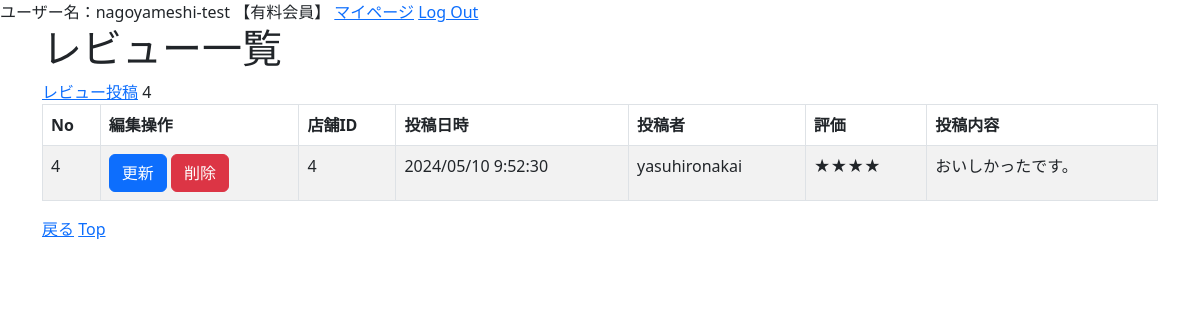
The app's page /main/reviewlist/4 (signed in) with its own data.
### accounts/models.py (models this page shows)
class CustomUser(AbstractUser):
    is_subscribed = models.BooleanField(default=False, verbose_name='有料会員')
    cord_number = models.CharField(max_length=200,verbose_name='カードNo',null=True,blank=True)
    date_of_expiry = models.CharField(max_length=200, verbose_name='有効期限',null=True,blank=True)
    security_key = models.CharField(max_length=200, verbose_name='セキュリティキー',null=True,blank=True)
    class Meta:
        verbose_name_plural = 'CustomUser'

### main/models.py (models this page shows, shortened)
class Review(models.Model):
    restaurantid =models.PositiveIntegerField(default=0)
    datetime = models.CharField(max_length=200)
    username = models.CharField(max_length=200)
    evaluation = models.CharField(max_length=10)
    postcontent = models.CharField(max_length=2000)

### main/views.py (the view)
# urls.py: path('main/reviewlist/<int:pk>',views.ReviewListView.as_view(), name="review_list"),
class ReviewListView(ListView):
    model = Review
    paginate_by = 5
    template_name = 'main/Review_List.html'
    def get_queryset(self):
        pk = self.kwargs['pk']
        if pk is None:
            pk = self.request.GET.get('restaurantid')
        queryset = Review.objects.filter( Q( restaurantid = pk))
        return queryset
    def get_context_data(self, **kwargs):
        restaurantid = self.kwargs['pk']
        context = super(ReviewListView, self).get_context_data(**kwargs)
        context.update({
            'restaurantid': restaurantid,
        })
        return context

### main/templates/main/Review_List.html (shortened to what this page needs)
{% extends "base.html" %}
{% block content %}
<h1>レビュー一覧</h1>
<a href="{% url 'review_create' %}?keyword={{ keyword }}&category={{ category }}&restaurantid={{ restaurantid }}">レビュー投稿</a>
<table class="table table-striped table-hover table-bordered">
    <thead>
        <tr>
            <th>No</th>
            <th>編集操作</th>
            <th>店舗ID</th>
            <th>投稿日時</th>
            <th>投稿者</th>
            <th>評価</th>
            <th>投稿内容</th>
        </tr>
    </thead>
    {% for Review in object_list %}
    <tr>
        <td>{{ Review.id }} </td>
        <td>
            <button class="btn btn-primary" onclick="location.href='{% url 'review_update' pk=Review.pk %}'">更新</button>
            <button class="btn btn-danger" onclick="location.href='{% url 'review_delete' pk=Review.pk %}'">削除</button>
        </td>
        <td>{{ Review.restaurantid }} </td>
        <td>{{ Review.datetime }} </td>
        <td>{{ Review.username }} </td>
        <td>{{ Review.evaluation }} </td>
        <td>{{ Review.postcontent }} </td>
    </tr>
    {% endfor %}
</table>
<a href="{% url 'restaurant_detail' restaurantid %}?keyword={{ keyword }}&category={{ category }}&restaurantid={{ restaurantid }}">戻る</a>
<a href="{% url 'top' %}">Top</a><br>
{% endblock %}

### main/templates/base.html (shortened to what this page needs)
<!DOCTYPE html>
<html lang="ja">
<head>
    <link href="https://cdn.jsdelivr.net/npm/bootstrap@5.3.0-alpha3/dist/css/bootstrap.min.css" rel="stylesheet">
</head>
<body>
    {% if user.is_authenticated %}
        <a>ユーザー名：{{ user.username }}</a>
        {% if user.is_subscribed %}
            <a>【有料会員】</a>
        {% else %}
            <a>【普通会員】</a>
        {% endif %}
        <a href="{% url 'mypage' %}">マイページ</a>
        <a href="{% url 'account_logout' %}">Log Out</a>
    {% else %}
        <a href="{% url 'account_login' %}">Log In</a>
        <a href="{% url 'account_signup' %}">Sign Up</a>
    {% endif %}
    <div class="container">
        {% block content %}{% endblock %}
    </div>
</body>
</html>

### records on screen
CustomUser: username "nagoyameshi-test"
Review: id "4", restaurantid "4", datetime "2024/05/10 9:52:30", username "yasuhironakai", evaluation "★★★★", postcontent "おいしかったです。"
